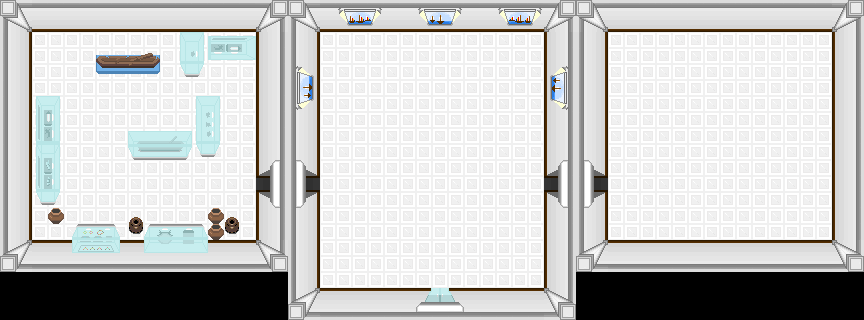

A 2D game scene composited from a Tiled map and its tileset images. What follows is a short description and the map's XML, with each tile layer's data collapsed to a summary:
An orthogonal 54x20 tile map with 16x16 px tiles, 4 tile layers (Base, Objects 1, Objects 2, AbovePlayer).

<map version="1.0" tiledversion="1.0.2" orientation="orthogonal" renderorder="left-down" width="54" height="20" tilewidth="16" tileheight="16" nextobjectid="1">
 <tileset firstgid="1" source="../../Tileset/Inside.tsx" />
 <layer name="Base" width="54" height="20">
  <data>[1080 cells, 972 non-empty, 7 distinct tile ids]</data>
 </layer>
 <layer name="Objects 1" width="54" height="20">
  <data>[1080 cells, 105 non-empty, 69 distinct tile ids]</data>
 </layer>
 <layer name="Objects 2" width="54" height="20">
  <data>[1080 cells, 7 non-empty, 7 distinct tile ids]</data>
 </layer>
 <layer name="AbovePlayer" width="54" height="20">
  <properties>
   <property name="unity:sortingLayerName" value="AbovePlayer" />
  </properties>
  <data>[1080 cells, 21 non-empty, 9 distinct tile ids]</data>
 </layer>
</map>
